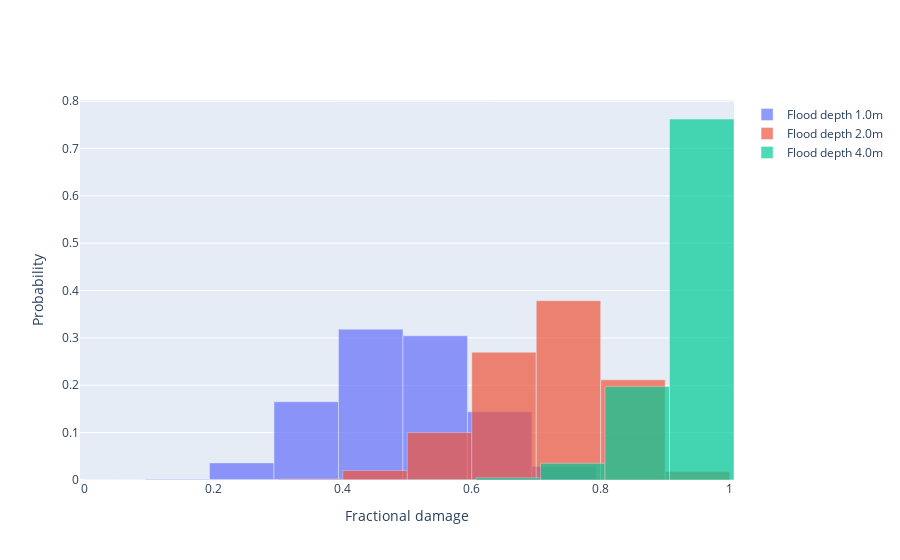

The code cell stored with this chart in its notebook:
### Markdown cell above
Probability bins are an alternative way to visualize the probability distributions.

### Code cell
fig = go.Figure()
impact_bin_centres = (vuln.impact[0:-1] + vuln.impact[1:]) / 2
impact_bin_width = vuln.impact[1:] - vuln.impact[0:-1]
for i in [2, 4, 6]:
    probs = vuln.cdf[i, 1:] - vuln.cdf[i, 0:-1]
    fig.add_bar(x=impact_bin_centres, y=probs, width=impact_bin_width, name=f"Flood depth {hazard_indicator[i]}m", 
                opacity=0.7)
fig.update_xaxes(title="Fractional damage", title_font={"size": 14})
fig.update_yaxes(title="Probability", title_font={"size": 14})
fig.show()

### Figure 1 — Plotly figure (JSON) as saved in the notebook; plotly's stock layout.template omitted (floating-point values rounded to 4 significant figures)
{"data": [{"name": "Flood depth 1.0m", "opacity": 0.7, "type": "bar", "width": [0.01, 0.04, 0.05, 0.1, 0.1, 0.1, 0.1, 0.1, 0.1, 0.1, 0.1, 0.1], "x": [0.005, 0.03, 0.075, 0.15, 0.25, 0.35, 0.45, 0.55, 0.65, 0.75, 0.85, 0.95], "y": [2.59e-15, 1.139e-08, 6.181e-06, 0.002049, 0.03605, 0.1652, 0.3184, 0.3045, 0.144, 0.02839, 0.001427, 3.584e-06]}, {"name": "Flood depth 2.0m", "opacity": 0.7, "type": "bar", "width": [0.01, 0.04, 0.05, 0.1, 0.1, 0.1, 0.1, 0.1, 0.1, 0.1, 0.1, 0.1], "x": [0.005, 0.03, 0.075, 0.15, 0.25, 0.35, 0.45, 0.55, 0.65, 0.75, 0.85, 0.95], "y": [1.198e-24, 4.365e-15, 4.951e-11, 4.366e-07, 6.867e-05, 0.001943, 0.02001, 0.1, 0.2698, 0.3786, 0.2114, 0.01818]}, {"name": "Flood depth 4.0m", "opacity": 0.7, "type": "bar", "width": [0.01, 0.04, 0.05, 0.1, 0.1, 0.1, 0.1, 0.1, 0.1, 0.1, 0.1, 0.1], "x": [0.005, 0.03, 0.075, 0.15, 0.25, 0.35, 0.45, 0.55, 0.65, 0.75, 0.85, 0.95], "y": [7.311e-32, 6.644e-21, 3.464e-16, 1.789e-11, 1.011e-08, 8.909e-07, 2.813e-05, 0.0004616, 0.004798, 0.03541, 0.1972, 0.7621]}], "layout": {"xaxis": {"title": {"font": {"size": 14}, "text": "Fractional damage"}}, "yaxis": {"title": {"font": {"size": 14}, "text": "Probability"}}}}
